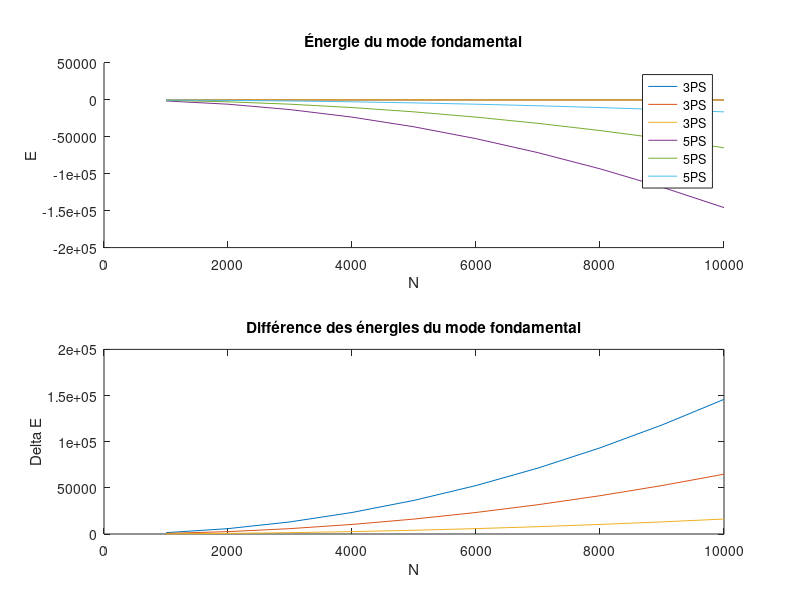

Source code (MATLAB):
clear

me= 9.1091e-31; %masse de l'electron
meff=0.067*me;
e= 1.602176565e-19; %charge de l'electron
hbar= 6.626e-34/2/pi;
a=10e-9; %largeur du puit quantique
E0=hbar^2*pi^2/(2*meff*a^2)/e*1e3; %mode fondamental du puit quantique

%vaut mieux faire un truc logarithmique
V0=1000;v0=V0/E0;

% Paramètres du potentiel
VA=v0; %haut
VB=0; %floor
w=1; %la taille

% Potentiel à profil lisse
f=@(x,n) VA+(VB-VA)*exp(-(2*x/w).^(2*n));

%pq rectangulaire pour comparer
pqrec = @(x) VA*(abs(x)>.5);

nmodes = 3; %donne la dim de psi
options.disp =0 ;

Lb=5;


NN= [100:100:3000]; logspace(2,5,50);
NN = 1000:1000:10000;

for p=1:length(NN),p,N=floor(NN(p));

  h=Lb/N;
  xb=-Lb/2+Lb/N*(0:N);
  %vn =pqrec(xb);
  vn= f(xb,6);



  %sparce matrix 3PS :
  ee=ones(N+1,1);
  Lap3= spdiags([ee -2*ee ee],[-1 0 1],N+1,N+1);
  A3=-1/pi^2/h^2*Lap3+spdiags(vn.',0,N+1,N+1);
  [psi3,En3]=eigs(A3,nmodes, 'sm',options);
  EEn3(:,p)=sort(diag(En3));

  %sparce matrix 5PS :

  a0= -5/(2*h^2);
  a1=4/(3*h^2);
  a2 = -1/(12*h^2);

  Lap5= (-1/pi^2)*spdiags([a2*ee a1*ee a0*ee a1*ee a2*ee],[-2 -1 0 1 2],N+1,N+1);
  A5=-1/pi^2/h^2*Lap5+spdiags(vn.',0,N+1,N+1);
  [psi5,En5]=eigs(A5,nmodes, 'sm',options);
  EEn5(:,p)=sort(diag(En5));


end

%{
plot(NN, EEn5,'Linewidth',1)
title("");
xlabel("");
ylabel("");
hold on
%}

% Différence entre 3PS et 5PS
dE = abs(EEn3 - EEn5);

% Présentation des résultats
figure;
subplot(211);
hold on, plot(NN, EEn3, ";3PS;"), plot(NN, EEn5,";5PS;"), hold off;
title("Énergie du mode fondamental");
xlabel("N"), ylabel("E");

subplot(212), plot(NN, dE);
title("Différence des énergies du mode fondamental");
xlabel("N"), ylabel("Delta E");


